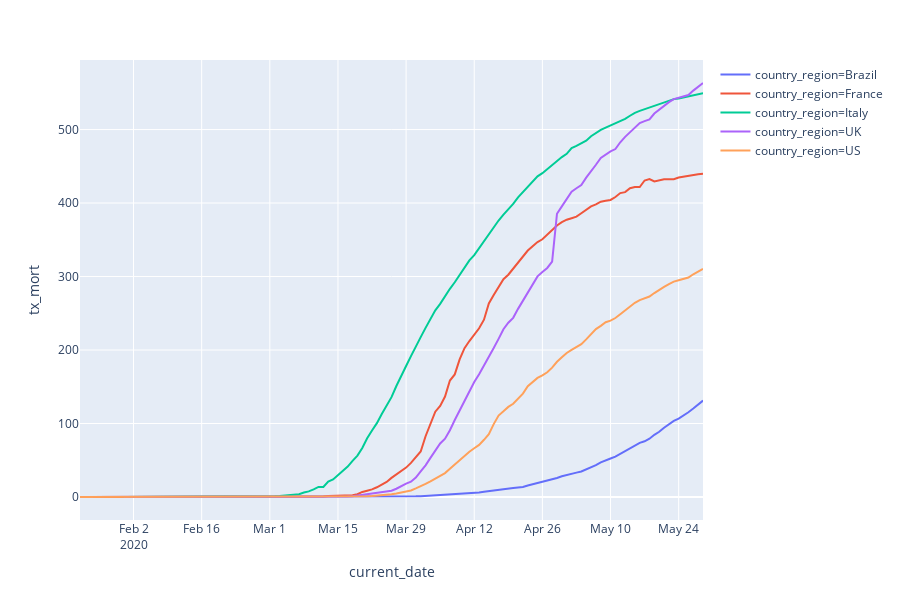

The notebook cell saved with this chart:
### Code cell
plot_test = cas_pop_0[cas_pop_0['country_region'].isin(['Brazil','US','UK','France','Italy'])]
fig = px.line(plot_test, x="current_date", y="tx_mort", color='country_region')
fig.show()
